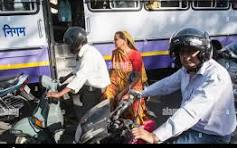
#> input picture Day21/input_images/document_01.jpg, 237 x 148 px, found by its file name
$ python transformation_operations.py
#> lines starting #> are read from the running program, lines starting #| are printed output that depends on the picture
# ==========================================================
# MLB Summer Internship - Day 17
# Image Transformations using OpenCV
# ==========================================================

import cv2
import os
import numpy as np


# ==========================================================
# Configuration
# ==========================================================

IMAGE_PATH = "input_images/document_01.jpg"
OUTPUT_FOLDER = "output_images/transformations"

os.makedirs(OUTPUT_FOLDER, exist_ok=True)


# ==========================================================
# Load Image
# ==========================================================

if not os.path.exists(IMAGE_PATH):
    raise FileNotFoundError(
        f"\nImage not found:\n{IMAGE_PATH}\n"
        "Please place a document image inside input_images."
    )

image = cv2.imread(IMAGE_PATH)
#> image is the input picture: shape (148, 237, 3); mean B, G, R 123.1, 118.7, 123.2

if image is None:
    raise ValueError("OpenCV could not read the image.")

height, width = image.shape[:2]
#> height = 148; width = 237

print("=" * 70)
print("Day 17 - Image Transformations")
print("=" * 70)
print(f"Input Image : {IMAGE_PATH}")
print(f"Image Size  : {width} x {height}")
#| Image Size  : 237 x 148


# ==========================================================
# 1. Translation
# ==========================================================

print("\n[1] Applying Translation...")

translation_matrix = np.float32([
    [1, 0, 100],
    [0, 1, 50]
])

translated = cv2.warpAffine(
    image,
    translation_matrix,
    (width, height)
)
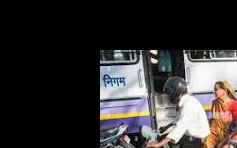
#> translated: shape (148, 237, 3); mean B, G, R 52.7, 52.7, 55.8

cv2.imwrite(
    os.path.join(OUTPUT_FOLDER, "translation.jpg"),
    translated
)

print("✓ Translation completed")


# ==========================================================
# 2. Rotation
# ==========================================================

print("\n[2] Applying Rotation...")

center = (width // 2, height // 2)
#> center = (118, 74)

rotation_matrix = cv2.getRotationMatrix2D(
    center,
    30,
    1.0
)

rotated = cv2.warpAffine(
    image,
    rotation_matrix,
    (width, height)
)
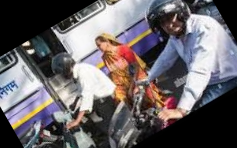
#> rotated: shape (148, 237, 3); mean B, G, R 102.8, 99.5, 104.8

cv2.imwrite(
    os.path.join(OUTPUT_FOLDER, "rotation_30_degree.jpg"),
    rotated
)

print("✓ Rotation completed")


# ==========================================================
# 3. Scaling
# ==========================================================

print("\n[3] Applying Scaling...")

scaled_up = cv2.resize(
    image,
    None,
    fx=1.5,
    fy=1.5,
    interpolation=cv2.INTER_LINEAR
)
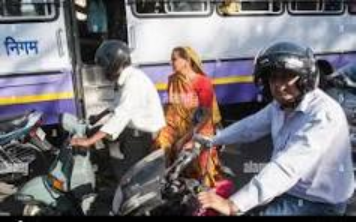
#> scaled_up: shape (222, 356, 3); mean B, G, R 123, 118.6, 123

scaled_down = cv2.resize(
    image,
    None,
    fx=0.5,
    fy=0.5,
    interpolation=cv2.INTER_AREA
)
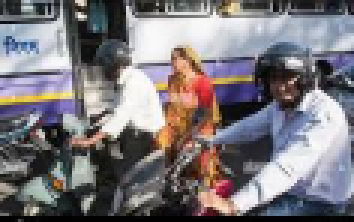
#> scaled_down: shape (74, 118, 3) (shown 3 times larger); mean B, G, R 123.3, 118.9, 123.4

cv2.imwrite(
    os.path.join(OUTPUT_FOLDER, "scaled_up.jpg"),
    scaled_up
)

cv2.imwrite(
    os.path.join(OUTPUT_FOLDER, "scaled_down.jpg"),
    scaled_down
)

print("✓ Scaling completed")


# ==========================================================
# 4. Affine Transformation
# ==========================================================

print("\n[4] Applying Affine Transformation...")

source_points = np.float32([
    [0, 0],
    [width - 1, 0],
    [0, height - 1]
])
#> source_points = [[0, 0], [236, 0], [0, 147]]

destination_points = np.float32([
    [0, 0],
    [width - 1, 50],
    [50, height - 1]
])
#> destination_points = [[0, 0], [236, 50], [50, 147]]

affine_matrix = cv2.getAffineTransform(
    source_points,
    destination_points
)

affine = cv2.warpAffine(
    image,
    affine_matrix,
    (width, height)
)
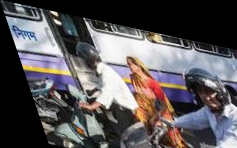
#> affine: shape (148, 237, 3); mean B, G, R 89.3, 86.9, 90.6

cv2.imwrite(
    os.path.join(OUTPUT_FOLDER, "affine_transformation.jpg"),
    affine
)

print("✓ Affine transformation completed")


# ==========================================================
# 5. Perspective Transformation
# ==========================================================

print("\n[5] Applying Perspective Transformation...")

# Source points represent the four corners
# of the document/image.
perspective_source = np.float32([
    [0, 0],
    [width - 1, 0],
    [width - 1, height - 1],
    [0, height - 1]
])

perspective_destination = np.float32([
    [40, 40],
    [width - 40, 20],
    [width - 20, height - 40],
    [20, height - 20]
])

perspective_matrix = cv2.getPerspectiveTransform(
    perspective_source,
    perspective_destination
)

perspective = cv2.warpPerspective(
    image,
    perspective_matrix,
    (width, height)
)
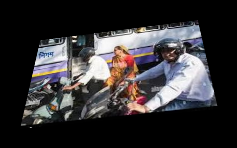
#> perspective: shape (148, 237, 3); mean B, G, R 53.6, 51.7, 53.8

cv2.imwrite(
    os.path.join(OUTPUT_FOLDER, "perspective_transformation.jpg"),
    perspective
)

print("✓ Perspective transformation completed")


# ==========================================================
# Display Results
# ==========================================================

cv2.imshow("Original", image)
cv2.imshow("Translated", translated)
cv2.imshow("Rotated", rotated)
cv2.imshow("Affine Transformation", affine)
cv2.imshow("Perspective Transformation", perspective)

cv2.waitKey(0)
cv2.destroyAllWindows()


# ==========================================================
# Completion
# ==========================================================

print("\n" + "=" * 70)
print("All image transformations completed successfully.")
print(f"Results saved to: {OUTPUT_FOLDER}")
print("=" * 70)

$ run again, with Day21/input_images/document_010.jpg copied over Day21/input_images/document_01.jpg
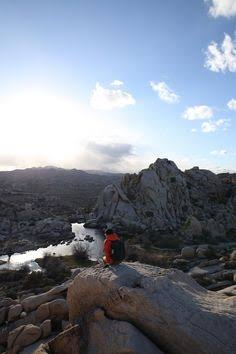
#> input picture Day21/input_images/document_010.jpg, 236 x 354 px, found by its file name
#> image is the input picture: shape (354, 236, 3); mean B, G, R 145.5, 132.8, 125
#| Image Size  : 236 x 354
#> `affine = cv2.warpAffine( image, affine_matrix, (width, height) )`:
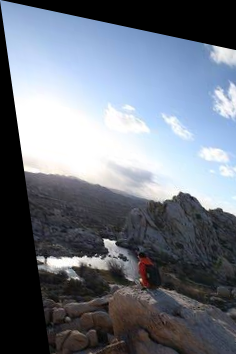
#> affine: shape (354, 236, 3); mean B, G, R 128.7, 117.3, 110.3
#> `perspective = cv2.warpPerspective( image, perspective_matrix, (width, ..`:
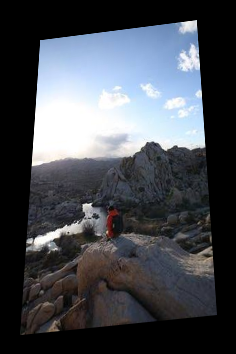
#> perspective: shape (354, 236, 3); mean B, G, R 81.4, 74.9, 71.4

$ run again, with Day21/input_images/document_02.jpg copied over Day21/input_images/document_01.jpg
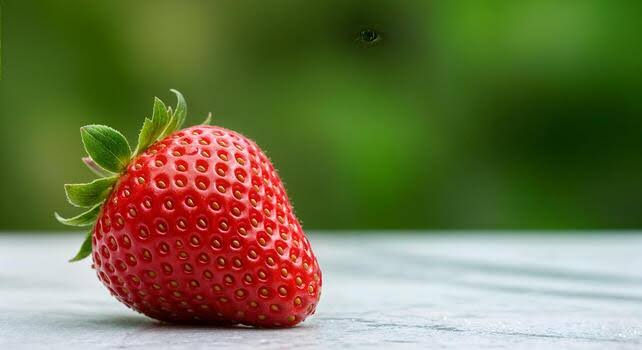
#> input picture Day21/input_images/document_02.jpg, 642 x 350 px, found by its file name
#> image is the input picture: shape (350, 642, 3); mean B, G, R 73.7, 116, 112.3
#| Image Size  : 642 x 350
#> `affine = cv2.warpAffine( image, affine_matrix, (width, height) )`:
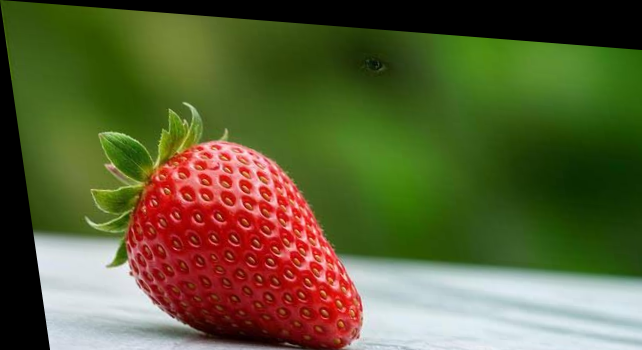
#> affine: shape (350, 642, 3); mean B, G, R 54.2, 95.8, 93.4
#> `perspective = cv2.warpPerspective( image, perspective_matrix, (width, ..`:
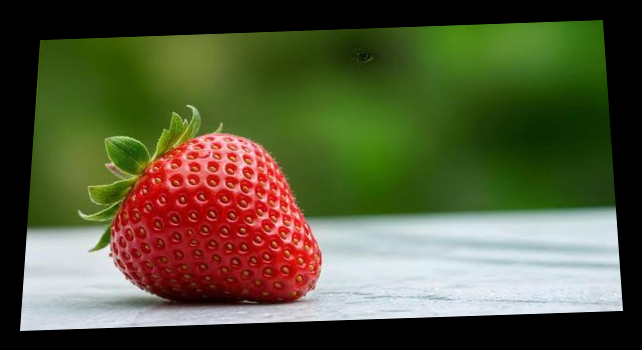
#> perspective: shape (350, 642, 3); mean B, G, R 58.3, 88.8, 86.9

$ run again, with Day21/input_images/document_03.jpg copied over Day21/input_images/document_01.jpg
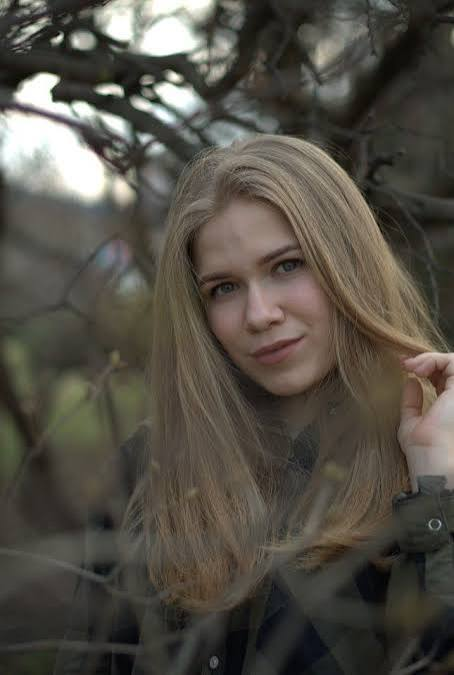
#> input picture Day21/input_images/document_03.jpg, 454 x 675 px, found by its file name
#> image is the input picture: shape (675, 454, 3); mean B, G, R 70.2, 79, 83.4
#| Image Size  : 454 x 675
#> `affine = cv2.warpAffine( image, affine_matrix, (width, height) )`:
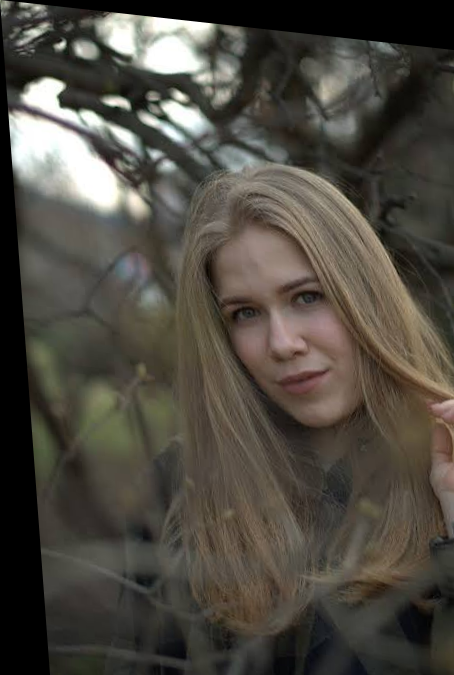
#> affine: shape (675, 454, 3); mean B, G, R 65.3, 73.6, 77.8
#> `perspective = cv2.warpPerspective( image, perspective_matrix, (width, ..`:
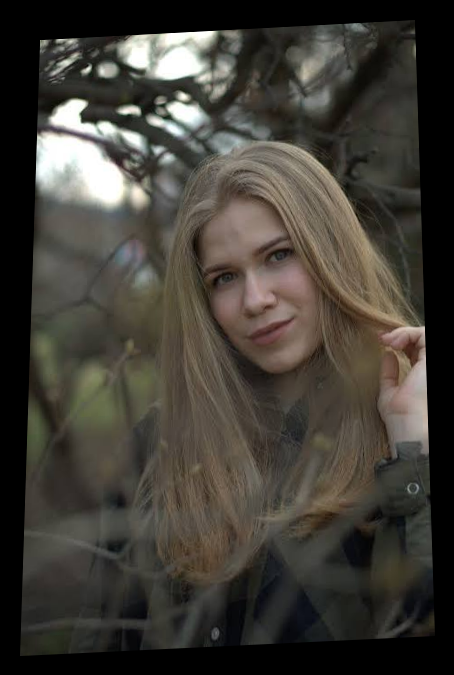
#> perspective: shape (675, 454, 3); mean B, G, R 54.6, 61.5, 65.1
